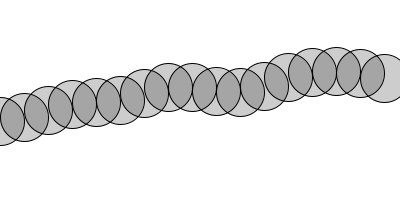
Frame 1 (no input)
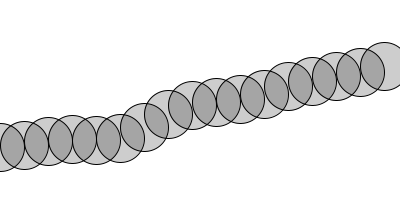
Frame 60 (the mouse pressed at the canvas centre just before this capture)
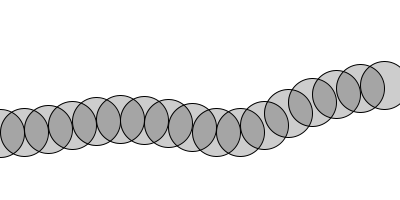
Frame 120 (the mouse held since frame 60 and released just before this capture)

The Processing sketch that drew these frames (run headless with seeded random() and noise(); from frame 60 on, the mouse is pressed at the canvas centre):

// Processing sketch: exercise_9
// ── exercise_9.pde
float yoff;

void setup() {
  size(400, 200);
  yoff = 0.0;
}

void draw() {
  background(255);

  float xoff = 0;

  for (int x = 0; x <= width; x += 24) {
    float y = map(noise(xoff, yoff), 0, 1, 0, height);

    stroke(0);
    fill(0, 50);
    ellipse(x, y, 48, 48);

    xoff += 0.05;
  }
  yoff += 0.01;
}
